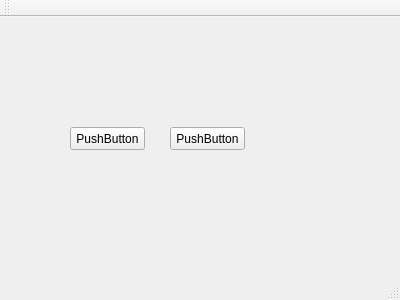
<?xml version="1.0" encoding="UTF-8"?>
<ui version="4.0">
 <class>MainWindow</class>
 <widget class="QMainWindow" name="MainWindow">
  <property name="geometry">
   <rect>
    <x>0</x>
    <y>0</y>
    <width>400</width>
    <height>300</height>
   </rect>
  </property>
  <property name="windowTitle">
   <string>MainWindow</string>
  </property>
  <widget class="QWidget" name="centralWidget">
   <widget class="QPushButton" name="pushButton">
    <property name="geometry">
     <rect>
      <x>70</x>
      <y>110</y>
      <width>75</width>
      <height>23</height>
     </rect>
    </property>
    <property name="text">
     <string>PushButton</string>
    </property>
   </widget>
   <widget class="QPushButton" name="pushButton_2">
    <property name="geometry">
     <rect>
      <x>170</x>
      <y>110</y>
      <width>75</width>
      <height>23</height>
     </rect>
    </property>
    <property name="text">
     <string>PushButton</string>
    </property>
   </widget>
  </widget>
  <widget class="QMenuBar" name="menuBar">
   <property name="geometry">
    <rect>
     <x>0</x>
     <y>0</y>
     <width>400</width>
     <height>23</height>
    </rect>
   </property>
  </widget>
  <widget class="QToolBar" name="mainToolBar">
   <attribute name="toolBarArea">
    <enum>TopToolBarArea</enum>
   </attribute>
   <attribute name="toolBarBreak">
    <bool>false</bool>
   </attribute>
  </widget>
  <widget class="QStatusBar" name="statusBar"/>
 </widget>
 <layoutdefault spacing="6" margin="11"/>
 <resources/>
 <connections/>
</ui>
